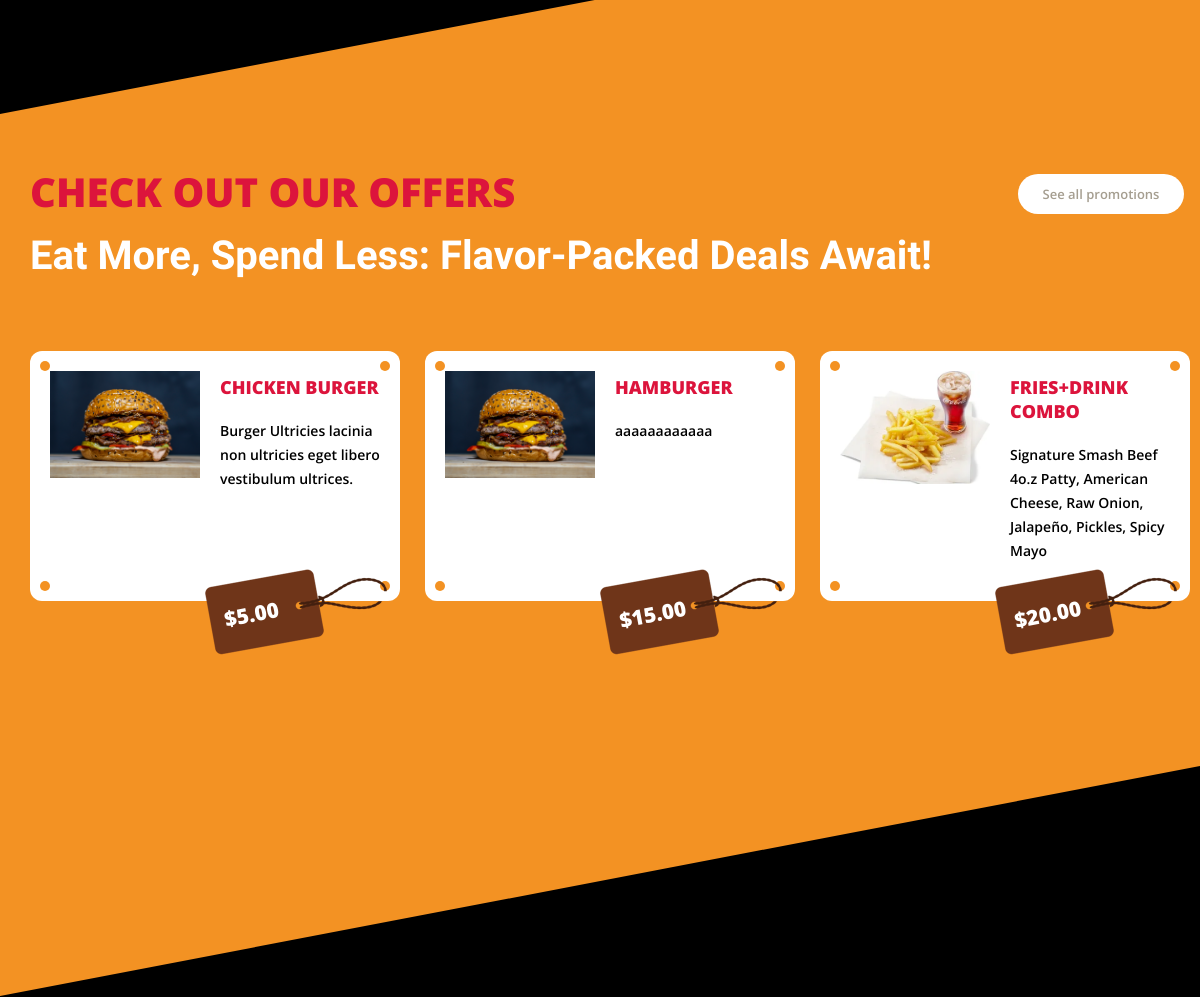
Before: / (middle part) with the older database file.
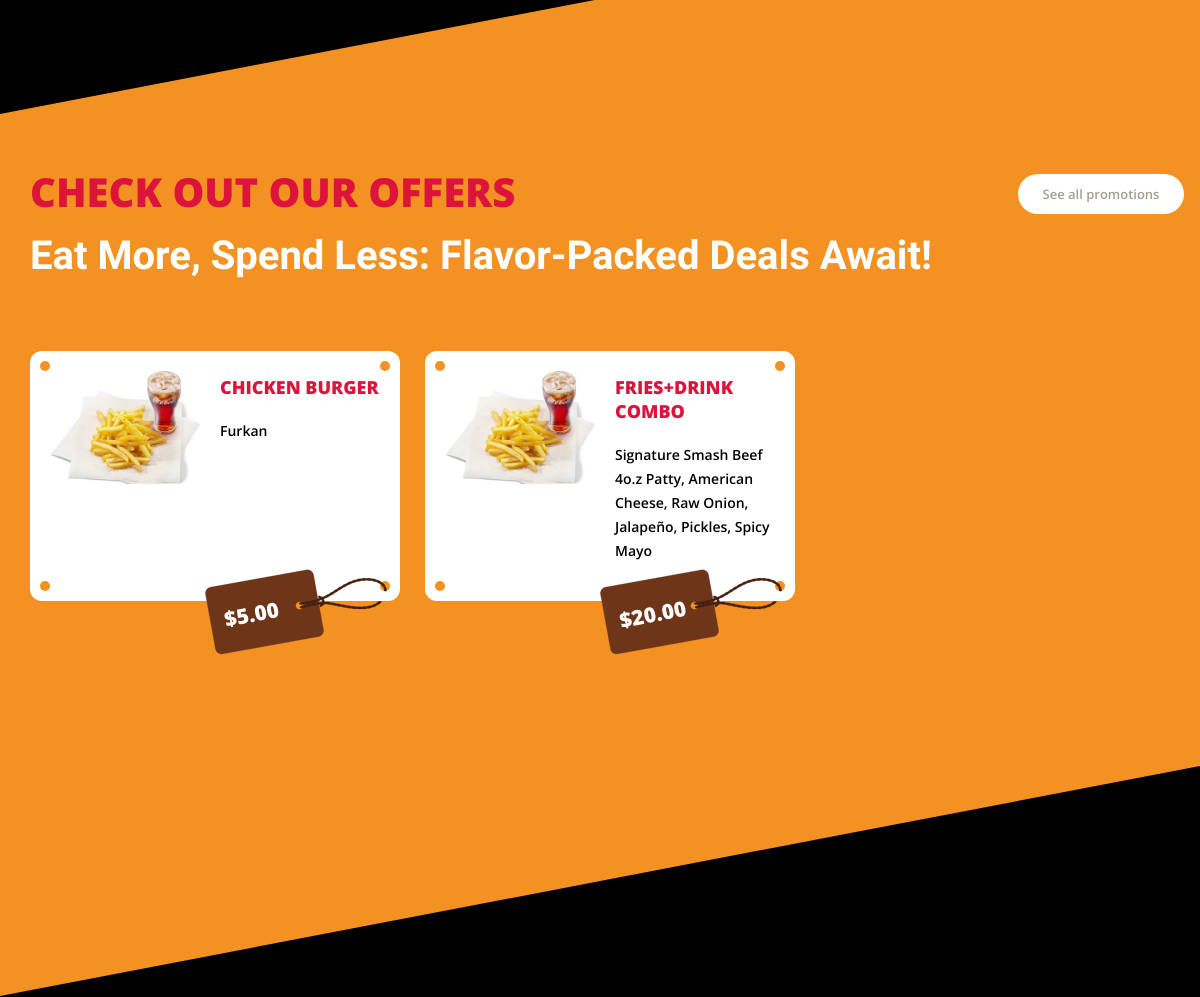
After: the same page with the newer database file.
### burger_app/models.py (models this page shows)
class Hamburger(models.Model):
    name = models.CharField(max_length=100)
    description = models.TextField(max_length=200)
    price = models.DecimalField(max_digits=6, decimal_places=2)
    image = models.ImageField(upload_to='hamburgers/', null=True, blank=True)

### burger_app/views.py (the view)
# urls.py: path("", views.index, name="index"),
def index(request):
    burgers = Hamburger.objects.all()
    context = {"burger": burgers}
    return render(request, "burger_app/index.html", context=context)

### burger_app/templates/burger_app/index.html (shortened to what this page needs)
{% extends "base.html" %}
{% load static %}
{% block content %}
    <div id="container">
        <div class="triangle top promotion"></div>
        <div class="container promotion">
            <div id="promotion" class="main-container">
                <div class="row">
                    <div class="promotion-title col">
                        <div class="title">
                            <h1>Check out our offers</h1>
                            <h2 class="sub-title">Eat More, Spend Less: Flavor-Packed Deals Await!</h2>
                        </div>
                    </div>
                    <div class="promotion-button col">
                        <div class="button-container">
                             <a class="button white-button">See all promotions</a>
                        </div>
                    </div>
                </div>
                <ul id="promotion-product" class="row">
                    {% for burger in burger %}
                    <li class="product col">
                        <div class="promotion-product-container">
                            <span class="dot dot-left-top">&nbsp;</span><span class="dot dot-right-top">&nbsp;</span><span class="dot dot-left-bottom">&nbsp;</span><span class="dot dot-right-bottom">&nbsp;</span>
                            <div class="promotion-product-image"><a href="#"><img src="{{burger.image.url}}" /></a></div>
                            <div class="promotion-product-desc">
                                <div class="promotion-product-title"><h4><a href="#">{{burger.name}}</a></h4></div>
                                <div class="promotion-product-content content"><p style="color: #000;">{{burger.description}}</p></div>
                            </div>
                            <div class="price-tag"><span class="price">${{burger.price}}</span></div>
                        </div>
                    </li>
                    {% endfor %}
                </ul>
            </div>
            <div class="clear space-area"></div>
        </div>
        <div class="triangle bottom promotion"></div>
{% endblock content %}

### templates/base.html (shortened to what this page needs)
{% load static %}
<!DOCTYPE html>
 <html>
<head>
    <link rel="stylesheet" href="{% static 'burger_app/css/style.css' %}">
</head>
<body>
{% block content %}
{% endblock content %}
    </div>
</body>

Changed rows visible on the page:
removed Hamburger: image (picture), name "HAMBURGER", description "aaaaaaaaaaaa", price "15.00"
changed Hamburger "CHICKEN BURGER": image: a different picture; description "Burger Ultricies lacinia non ultricies eget libero vestibulum ultrices." → "Furkan"
